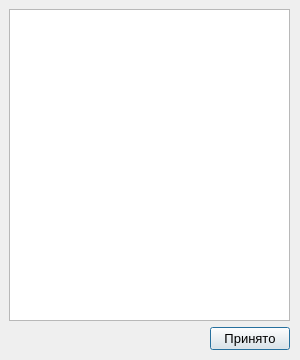
<?xml version="1.0" encoding="UTF-8"?>
<ui version="4.0">
 <class>DictDialog</class>
 <widget class="QDialog" name="DictDialog">
  <property name="geometry">
   <rect>
    <x>0</x>
    <y>0</y>
    <width>300</width>
    <height>360</height>
   </rect>
  </property>
  <property name="minimumSize">
   <size>
    <width>300</width>
    <height>360</height>
   </size>
  </property>
  <property name="maximumSize">
   <size>
    <width>300</width>
    <height>360</height>
   </size>
  </property>
  <property name="font">
   <font>
    <pointsize>10</pointsize>
   </font>
  </property>
  <property name="windowTitle">
   <string>Dialog</string>
  </property>
  <widget class="QWidget" name="gridLayoutWidget">
   <property name="geometry">
    <rect>
     <x>9</x>
     <y>9</y>
     <width>281</width>
     <height>341</height>
    </rect>
   </property>
   <layout class="QGridLayout" name="gridLayout">
    <item row="1" column="1">
     <widget class="QPushButton" name="pushButton">
      <property name="text">
       <string>Принято</string>
      </property>
     </widget>
    </item>
    <item row="1" column="0">
     <spacer name="horizontalSpacer">
      <property name="orientation">
       <enum>Qt::Horizontal</enum>
      </property>
      <property name="sizeHint" stdset="0">
       <size>
        <width>40</width>
        <height>20</height>
       </size>
      </property>
     </spacer>
    </item>
    <item row="0" column="0" colspan="2">
     <widget class="QTextBrowser" name="Dictionary"/>
    </item>
   </layout>
  </widget>
 </widget>
 <resources/>
 <connections/>
</ui>
